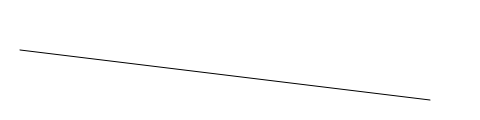
Frame 1 (no input)
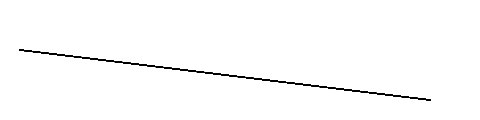
Frame 60 (no input)
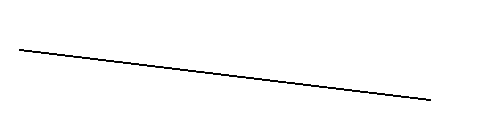
Frame 120 (the mouse pressed at the canvas centre since frame 60)

The p5.js sketch that drew these frames (run headless with seeded random() and noise() and a simulated clock; from frame 60 on, the mouse is pressed at the canvas centre):

// p5.js sketch
// ── sketch.js
function setup() {
  createCanvas(480, 120);
}

function draw() {
  line(20, 50, 430, 100);
}
